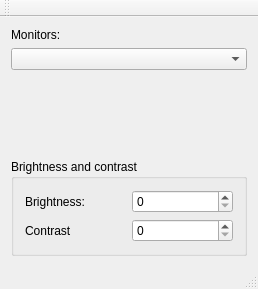
<?xml version="1.0" encoding="UTF-8"?>
<ui version="4.0">
 <class>MonitorManagerClass</class>
 <widget class="QMainWindow" name="MonitorManagerClass">
  <property name="geometry">
   <rect>
    <x>0</x>
    <y>0</y>
    <width>258</width>
    <height>289</height>
   </rect>
  </property>
  <property name="windowTitle">
   <string>Monitor Manager</string>
  </property>
  <widget class="QWidget" name="centralWidget">
   <layout class="QGridLayout" name="gridLayout_2">
    <item row="0" column="0">
     <layout class="QVBoxLayout" name="verticalLayout_2">
      <item>
       <widget class="QLabel" name="label_3">
        <property name="text">
         <string>Monitors:</string>
        </property>
       </widget>
      </item>
      <item>
       <widget class="QComboBox" name="monitorsCombo"/>
      </item>
     </layout>
    </item>
    <item row="2" column="0">
     <widget class="QGroupBox" name="groupBox">
      <property name="title">
       <string>Brightness and contrast</string>
      </property>
      <layout class="QGridLayout" name="gridLayout">
       <item row="0" column="0">
        <layout class="QVBoxLayout" name="verticalLayout">
         <item>
          <layout class="QHBoxLayout" name="horizontalLayout">
           <item>
            <widget class="QLabel" name="label">
             <property name="text">
              <string>Brightness:</string>
             </property>
            </widget>
           </item>
           <item>
            <widget class="QSpinBox" name="brightnessSpin">
             <property name="maximum">
              <number>100</number>
             </property>
            </widget>
           </item>
          </layout>
         </item>
         <item>
          <layout class="QHBoxLayout" name="horizontalLayout_2">
           <item>
            <widget class="QLabel" name="label_2">
             <property name="text">
              <string>Contrast</string>
             </property>
            </widget>
           </item>
           <item>
            <widget class="QSpinBox" name="contrastSpin">
             <property name="maximum">
              <number>100</number>
             </property>
            </widget>
           </item>
          </layout>
         </item>
        </layout>
       </item>
      </layout>
     </widget>
    </item>
    <item row="1" column="0">
     <spacer name="verticalSpacer">
      <property name="orientation">
       <enum>Qt::Vertical</enum>
      </property>
      <property name="sizeHint" stdset="0">
       <size>
        <width>20</width>
        <height>40</height>
       </size>
      </property>
     </spacer>
    </item>
   </layout>
  </widget>
  <widget class="QMenuBar" name="menuBar">
   <property name="geometry">
    <rect>
     <x>0</x>
     <y>0</y>
     <width>258</width>
     <height>22</height>
    </rect>
   </property>
  </widget>
  <widget class="QToolBar" name="mainToolBar">
   <attribute name="toolBarArea">
    <enum>TopToolBarArea</enum>
   </attribute>
   <attribute name="toolBarBreak">
    <bool>false</bool>
   </attribute>
  </widget>
  <widget class="QStatusBar" name="statusBar"/>
 </widget>
 <layoutdefault spacing="6" margin="11"/>
 <resources>
  <include location="monitormanager.qrc"/>
 </resources>
 <connections/>
</ui>
